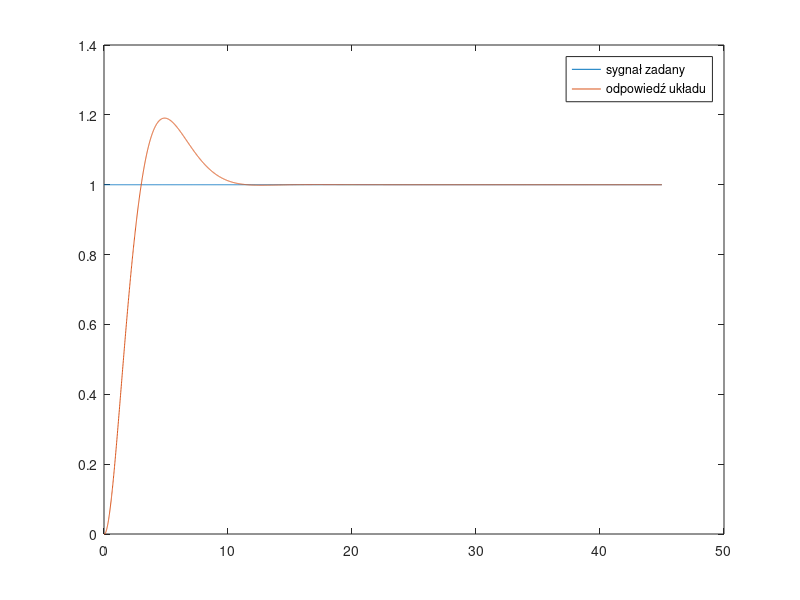
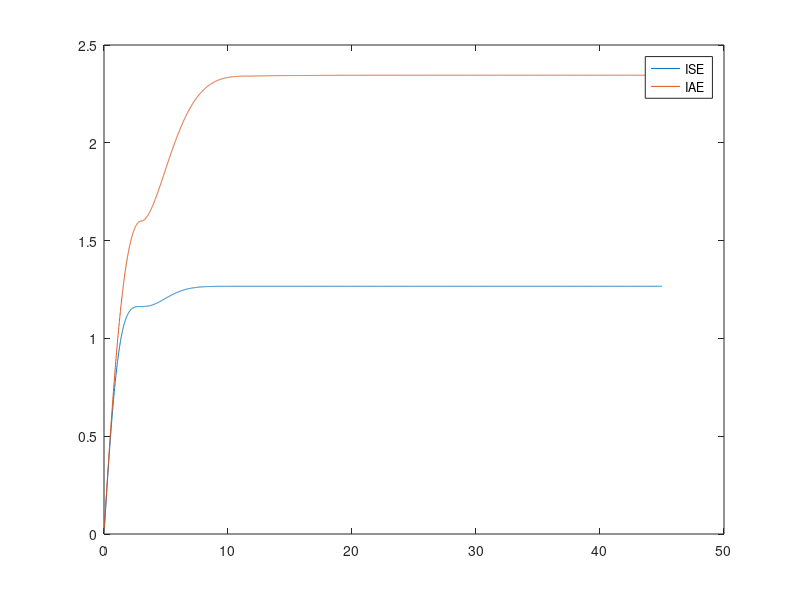

MATLAB code to generate these figures, in order:
%% Link do sprawozdania
% https://docs.google.com/document/d/1rqwLZ-c1CUDAs6HAGjWjasRgMZJ9j3YUT7sq61bgrIs/edit
% Indeks: 147698
clc;
clear all;
close all;

%% 4.3 Kryterium modułu i symetrii doboru nastaw regulatora

%% dla kryterium modulu
%współczynniki transmitancji
% k = 6;
% T_1 = 5.9;
% T_2 = 0.8;
% s = tf('s');
% G_s = k/((1+s*T_1)*(1+s*T_2));
% 
% %nastawy PID dla kryterium modułu
% kp = 0.615;
% Ti = 5.9;
% Td = 0.1;
% Tp = 0.01;
% 
% %czas symulacji ciągłej to 45s zatem ilość próbek to 45/0.01 = 4500
% N = 4500;
% %inicjalizacja wektorów niezbędnych do obliczenia sterowania, wyjścia oraz
% %wskaźników jakości dyskretnego UAR
% w = ones(1, N);
% y = zeros(1, N);
% e = zeros(1, N);
% u = zeros(1, N);
% ISE = zeros(1, N);
% IAE = zeros(1, N);
% y(1) = 0;
% y(2) = 0;
% %z rysunku 2: e(n) = w(n) - y(n-1)dlatego
% e(1) = 1;
% e(2) = 1;
% sumaUchybow = e(1) + e(2);
% ISE(1) = Tp*1;
% ISE(2) = Tp*1;
% IAE(1) = Tp*2;
% IAE(2) = Tp*2;
% 
% for i=3:N
%     %TODO tu coś tam info o bardziej punktowanym podejściu 
%     %obliczenie uchybu i dotychczasowej sumy uchybow
%     e(i) = w(i) - y(i-1);
%     sumaUchybow = sumaUchybow + e(i);
%     %równanie (6)
%     u(i) = kp*((e(i) + Tp/Ti*sumaUchybow + Td/Tp*(e(i)-e(i-1))));
%     %wyznaczone równanie rekursywne
%     y(i) = (2-1.42*Tp)*y(i-1) + (-0.21*Tp^2+1.42*Tp-1)*y(i-2) + 1.27* Tp^2*u(i-2);
%     %wskaźniki jakości
%     ISE(i) = ISE(i-1) + Tp*e(i)^2;
%     IAE(i) = IAE(i-1) + Tp*abs(e(i));
% end
% 
% %wektor czasowy na potrzeby symulacji, oraz wykresy
% t = 0:0.01:44.99;
% figure;
% plot(t, w);
% hold on;
% plot(t, y);
% legend( 'sygnał zadany', 'odpowiedź układu')
% figure;
% plot(t, ISE);
% hold on;
% plot(t, IAE);
% legend( 'ISE', 'IAE')
% 
% %% maksymalne odchylenie dynamiczne 
% najwyzsza = 0;
% for i=1:4500
%     if najwyzsza<y(i)
%         najwyzsza=y(i);
%     end
% end
% disp(najwyzsza); 
% disp("faktycznie nie musiałem pisać tej super ekstra kox pętli");
% max(y)
%% dla kryterium symetrii

%współczynniki transmitancji
k = 6;
T_1 = 5.9;
T_2 = 0.8;
s = tf('s');
G_s = k/((1+s*T_1)*(1+s*T_2));

%nastawy PID dla kryterium symetrii
kp = 0.615;
Ti = 3.2;
Td = 0.1;
Tp = 0.01;

%czas symulacji ciągłej to 45s zatem ilość próbek to 45/0.01 = 4500
N = 4500;
%inicjalizacja wektorów niezbędnych do obliczenia sterowania, wyjścia oraz
%wskaźników jakości dyskretnego UAR
w = ones(1, N);
y = zeros(1, N);
e = zeros(1, N);
u = zeros(1, N);
ISE = zeros(1, N);
IAE = zeros(1, N);
y(1) = 0;
y(2) = 0;
%z rysunku 2: e(n) = w(n) - y(n-1)dlatego
e(1) = 1;
e(2) = 1;
sumaUchybow = e(1) + e(2);
ISE(1) = Tp*1;
ISE(2) = Tp*1;
IAE(1) = Tp*2;
IAE(2) = Tp*2;

for i=3:N
    %TODO tu coś tam info o bardziej punktowanym podejściu 
    %obliczenie uchybu i dotychczasowej sumy uchybow
    e(i) = w(i) - y(i-1);
    sumaUchybow = sumaUchybow + e(i);
    %równanie (6)
    u(i) = kp*((e(i) + Tp/Ti*sumaUchybow + Td/Tp*(e(i)-e(i-1))));
    %wyznaczone równanie rekursywne
    y(i) = (2-1.42*Tp)*y(i-1) + (-0.21*Tp^2+1.42*Tp-1)*y(i-2) + 1.27* Tp^2*u(i-2);
    %wskaźniki jakości
    ISE(i) = ISE(i-1) + Tp*e(i)^2;
    IAE(i) = IAE(i-1) + Tp*abs(e(i));
end

%wektor czasowy na potrzeby symulacji, oraz wykresy
t = 0:0.01:44.99;
figure;
plot(t, w);
hold on;
plot(t, y);
legend( 'sygnał zadany', 'odpowiedź układu')
figure;
plot(t, ISE);
hold on;
plot(t, IAE);
legend( 'ISE', 'IAE')

%% maksymalne odchylenie dynamiczne 
najwyzsza = 0;
for i=1:4500
    if najwyzsza<y(i)
        najwyzsza=y(i);
    end
end
disp(najwyzsza);
disp("faktycznie nie musiałem pisać tej super ekstra kox pętli");
max(y)